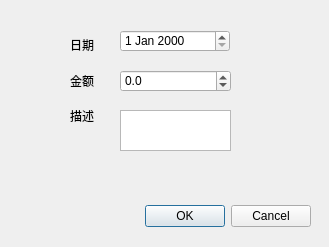
<?xml version="1.0" encoding="UTF-8"?>
<ui version="4.0">
 <class>createevent</class>
 <widget class="QDialog" name="createevent">
  <property name="geometry">
   <rect>
    <x>0</x>
    <y>0</y>
    <width>329</width>
    <height>247</height>
   </rect>
  </property>
  <property name="windowTitle">
   <string>新建记录</string>
  </property>
  <widget class="QDialogButtonBox" name="buttonBox">
   <property name="geometry">
    <rect>
     <x>10</x>
     <y>200</y>
     <width>301</width>
     <height>32</height>
    </rect>
   </property>
   <property name="orientation">
    <enum>Qt::Horizontal</enum>
   </property>
   <property name="standardButtons">
    <set>QDialogButtonBox::Cancel|QDialogButtonBox::Ok</set>
   </property>
  </widget>
  <widget class="QDateEdit" name="inputDate">
   <property name="geometry">
    <rect>
     <x>120</x>
     <y>30</y>
     <width>110</width>
     <height>22</height>
    </rect>
   </property>
  </widget>
  <widget class="QDoubleSpinBox" name="inputAmount">
   <property name="geometry">
    <rect>
     <x>120</x>
     <y>70</y>
     <width>111</width>
     <height>22</height>
    </rect>
   </property>
   <property name="decimals">
    <number>1</number>
   </property>
   <property name="minimum">
    <double>-1000000.000000000000000</double>
   </property>
   <property name="maximum">
    <double>1000000.000000000000000</double>
   </property>
  </widget>
  <widget class="QPlainTextEdit" name="inputDesp">
   <property name="geometry">
    <rect>
     <x>120</x>
     <y>110</y>
     <width>111</width>
     <height>41</height>
    </rect>
   </property>
  </widget>
  <widget class="QWidget" name="">
   <property name="geometry">
    <rect>
     <x>70</x>
     <y>30</y>
     <width>26</width>
     <height>101</height>
    </rect>
   </property>
   <layout class="QVBoxLayout" name="verticalLayout">
    <item>
     <widget class="QLabel" name="label">
      <property name="text">
       <string>日期</string>
      </property>
     </widget>
    </item>
    <item>
     <widget class="QLabel" name="label_2">
      <property name="text">
       <string>金额</string>
      </property>
     </widget>
    </item>
    <item>
     <widget class="QLabel" name="label_3">
      <property name="text">
       <string>描述</string>
      </property>
     </widget>
    </item>
   </layout>
  </widget>
 </widget>
 <resources/>
 <connections>
  <connection>
   <sender>buttonBox</sender>
   <signal>accepted()</signal>
   <receiver>createevent</receiver>
   <slot>accept()</slot>
   <hints>
    <hint type="sourcelabel">
     <x>248</x>
     <y>254</y>
    </hint>
    <hint type="destinationlabel">
     <x>157</x>
     <y>274</y>
    </hint>
   </hints>
  </connection>
  <connection>
   <sender>buttonBox</sender>
   <signal>rejected()</signal>
   <receiver>createevent</receiver>
   <slot>reject()</slot>
   <hints>
    <hint type="sourcelabel">
     <x>316</x>
     <y>260</y>
    </hint>
    <hint type="destinationlabel">
     <x>286</x>
     <y>274</y>
    </hint>
   </hints>
  </connection>
 </connections>
</ui>
